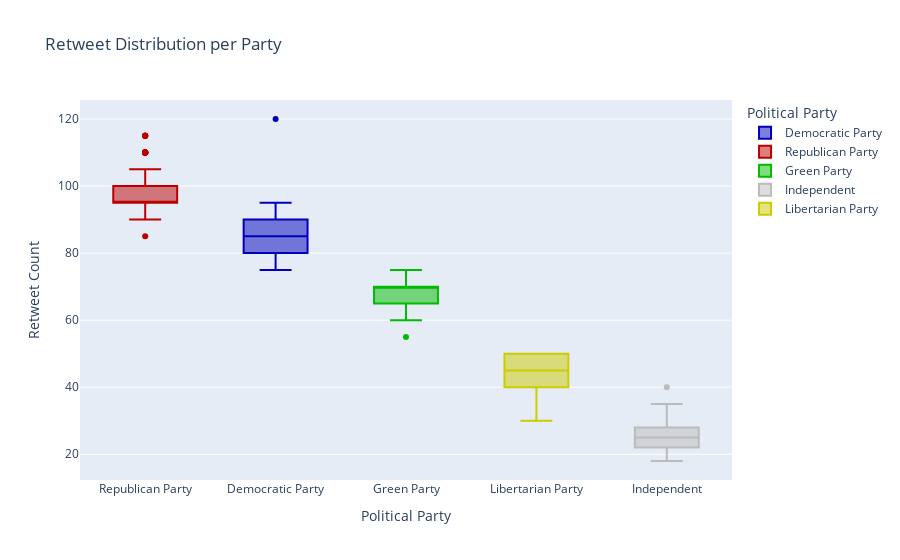

Notebook code cell kept with this figure:
### Code cell
# Create the box plot directly from df_train
fig = px.box(
    df,
    x='party',
    y='retweets',
    color='party',
    title="Retweet Distribution per Party",
    labels={'party': 'Political Party', 'retweets': 'Retweet Count'},
    color_discrete_map=party_colors
)

fig.update_layout(
    xaxis=dict(categoryorder='array', categoryarray=df_train.groupby('party')['retweets'].mean().sort_values(ascending=False).index)
)

fig.show()

### Figure 1 — Plotly figure (JSON) as saved in the notebook; plotly's stock layout.template omitted (floating-point values rounded to 4 significant figures)
{"data": [{"alignmentgroup": "True", "hovertemplate": "Political Party=%{x}<br>Retweet Count=%{y}<extra></extra>", "legendgroup": "Democratic Party", "marker": {"color": "#0000BB"}, "name": "Democratic Party", "notched": false, "offsetgroup": "Democratic Party", "orientation": "v", "showlegend": true, "type": "box", "x": ["Democratic Party", "Democratic Party", "Democratic Party", "Democratic Party", "Democratic Party", "Democratic Party", "Democratic Party", "Democratic Party", "Democratic Party", "Democratic Party", "Democratic Party", "Democratic Party", "Democratic Party", "Democratic Party", "Democratic Party", "Democratic Party", "Democratic Party", "Democratic Party", "Democratic Party", "Democratic Party", "Democratic Party", "Democratic Party", "Democratic Party", "Democratic Party", "Democratic Party", "Democratic Party", "Democratic Party", "Democratic Party", "Democratic Party", "Democratic Party", "Democratic Party", "Democratic Party", "Democratic Party", "Democratic Party", "Democratic Party", "Democratic Party", "Democratic Party", "Democratic Party", "Democratic Party", "Democratic Party", "Democratic Party", "Democratic Party", "Democratic Party", "Democratic Party", "Democratic Party", "Democratic Party", "Democratic Party", "Democratic Party", "Democratic Party", "Democratic Party", "Democratic Party", "Democratic Party", "Democratic Party", "Democratic Party", "Democratic Party", "Democratic Party", "Democratic Party", "Democratic Party", "Democratic Party", "Democratic Party", "Democratic Party", "Democratic Party", "Democratic Party", "Democratic Party", "Democratic Party", "Democratic Party", "Democratic Party", "Democratic Party", "Democratic Party", "Democratic Party", "Democratic Party", "Democratic Party", "Democratic Party", "Democratic Party", "Democratic Party", "Democratic Party", "Democratic Party", "Democratic Party", "Democratic Party", "Democratic Party", "Democratic Party", "Democratic Party", "Democratic Party", "Democratic Party", "Democratic Party", "Democratic Party", "Democratic Party", "Democratic Party", "Democratic Party", "Democratic Party", "Democratic Party", "Democratic Party", "Democratic Party", "Democratic Party", "Democratic Party", "Democratic Party", "Democratic Party", "Democratic Party", "Democratic Party", "Democratic Party", "Democratic Party", "Democratic Party", "Democratic Party", "Democratic Party", "Democratic Party", "Democratic Party", "Democratic Party", "Democratic Party", "Democratic Party", "Democratic Party", "Democratic Party", "Democratic Party", "Democratic Party", "Democratic Party", "Democratic Party", "Democratic Party", "Democratic Party", "Democratic Party", "Democratic Party", "Democratic Party"], "x0": " ", "xaxis": "x", "y": [120, 95, 80, 90, 85, 75, 80, 95, 85, 90, 80, 85, 95, 85, 90, 80, 80, 95, 85, 90, 85, 90, 80, 85, 85, 75, 80, 95, 85, 90, 80, 85, 95, 85, 90, 80, 80, 95, 85, 90, 85, 90, 85, 85, 85, 75, 80, 95, 85, 90, 80, 85, 95, 85, 90, 80, 80, 95, 85, 90, 80, 95, 85, 90, 80, 85, 95, 85, 90, 80, 85, 95, 85, 90, 80, 85, 95, 85, 90, 80, 85, 90, 75, 80, 95, 85, 90, 80, 85, 95, 85, 90, 80, 85, 95, 85, 90, 80, 85, 95, 85, 90, 75, 80, 95, 85, 90, 80, 85, 95, 85, 90, 75, 80, 95, 85, 90, 80, 85, 95], "y0": " ", "yaxis": "y"}, {"alignmentgroup": "True", "hovertemplate": "Political Party=%{x}<br>Retweet Count=%{y}<extra></extra>", "legendgroup": "Republican Party", "marker": {"color": "#BB0000"}, "name": "Republican Party", "notched": false, "offsetgroup": "Republican Party", "orientation": "v", "showlegend": true, "type": "box", "x": ["Republican Party", "Republican Party", "Republican Party", "Republican Party", "Republican Party", "Republican Party", "Republican Party", "Republican Party", "Republican Party", "Republican Party", "Republican Party", "Republican Party", "Republican Party", "Republican Party", "Republican Party", "Republican Party", "Republican Party", "Republican Party", "Republican Party", "Republican Party", "Republican Party", "Republican Party", "Republican Party", "Republican Party", "Republican Party", "Republican Party", "Republican Party", "Republican Party", "Republican Party", "Republican Party", "Republican Party", "Republican Party", "Republican Party", "Republican Party", "Republican Party", "Republican Party", "Republican Party", "Republican Party", "Republican Party", "Republican Party", "Republican Party", "Republican Party", "Republican Party", "Republican Party", "Republican Party", "Republican Party", "Republican Party", "Republican Party", "Republican Party", "Republican Party", "Republican Party", "Republican Party", "Republican Party", "Republican Party", "Republican Party", "Republican Party", "Republican Party", "Republican Party", "Republican Party", "Republican Party", "Republican Party", "Republican Party", "Republican Party", "Republican Party", "Republican Party", "Republican Party", "Republican Party", "Republican Party", "Republican Party", "Republican Party", "Republican Party", "Republican Party", "Republican Party", "Republican Party", "Republican Party", "Republican Party", "Republican Party", "Republican Party", "Republican Party", "Republican Party", "Republican Party", "Republican Party", "Republican Party", "Republican Party", "Republican Party", "Republican Party", "Republican Party", "Republican Party", "Republican Party", "Republican Party", "Republican Party", "Republican Party", "Republican Party", "Republican Party", "Republican Party", "Republican Party", "Republican Party", "Republican Party", "Republican Party", "Republican Party", "Republican Party", "Republican Party", "Republican Party", "Republican Party", "Republican Party", "Republican Party", "Republican Party", "Republican Party", "Republican Party", "Republican Party", "Republican Party", "Republican Party", "Republican Party", "Republican Party", "Republican Party", "Republican Party", "Republican Party", "Republican Party", "Republican Party", "Republican Party"], "x0": " ", "xaxis": "x", "y": [85, 110, 95, 100, 105, 115, 90, 100, 110, 95, 90, 95, 100, 110, 95, 90, 90, 100, 110, 95, 95, 100, 90, 100, 105, 115, 90, 100, 110, 95, 90, 95, 100, 110, 95, 90, 90, 100, 110, 95, 95, 100, 90, 100, 105, 115, 90, 100, 110, 95, 90, 95, 100, 110, 95, 90, 90, 100, 110, 95, 90, 100, 110, 95, 90, 95, 100, 110, 95, 90, 95, 100, 110, 95, 90, 95, 100, 110, 95, 90, 100, 95, 115, 90, 100, 110, 95, 90, 95, 100, 110, 95, 90, 95, 100, 110, 95, 90, 95, 100, 100, 95, 115, 90, 100, 110, 95, 90, 95, 100, 100, 95, 115, 90, 100, 110, 95, 90, 95, 100], "y0": " ", "yaxis": "y"}, {"alignmentgroup": "True", "hovertemplate": "Political Party=%{x}<br>Retweet Count=%{y}<extra></extra>", "legendgroup": "Green Party", "marker": {"color": "#00BB00"}, "name": "Green Party", "notched": false, "offsetgroup": "Green Party", "orientation": "v", "showlegend": true, "type": "box", "x": ["Green Party", "Green Party", "Green Party", "Green Party", "Green Party", "Green Party", "Green Party", "Green Party", "Green Party", "Green Party", "Green Party", "Green Party", "Green Party", "Green Party", "Green Party", "Green Party", "Green Party", "Green Party", "Green Party", "Green Party", "Green Party", "Green Party", "Green Party", "Green Party", "Green Party", "Green Party", "Green Party", "Green Party", "Green Party", "Green Party", "Green Party", "Green Party", "Green Party", "Green Party", "Green Party", "Green Party", "Green Party", "Green Party", "Green Party", "Green Party", "Green Party", "Green Party", "Green Party", "Green Party", "Green Party", "Green Party", "Green Party", "Green Party", "Green Party", "Green Party", "Green Party", "Green Party", "Green Party", "Green Party", "Green Party", "Green Party", "Green Party", "Green Party", "Green Party", "Green Party", "Green Party", "Green Party", "Green Party", "Green Party", "Green Party", "Green Party", "Green Party", "Green Party", "Green Party", "Green Party", "Green Party", "Green Party", "Green Party", "Green Party", "Green Party", "Green Party", "Green Party", "Green Party", "Green Party", "Green Party", "Green Party", "Green Party", "Green Party", "Green Party", "Green Party", "Green Party", "Green Party", "Green Party", "Green Party", "Green Party", "Green Party", "Green Party", "Green Party", "Green Party", "Green Party", "Green Party", "Green Party", "Green Party", "Green Party", "Green Party", "Green Party", "Green Party", "Green Party", "Green Party", "Green Party", "Green Party", "Green Party", "Green Party", "Green Party", "Green Party", "Green Party", "Green Party", "Green Party", "Green Party", "Green Party", "Green Party", "Green Party", "Green Party", "Green Party", "Green Party"], "x0": " ", "xaxis": "x", "y": [60, 70, 65, 55, 60, 70, 65, 75, 60, 70, 65, 70, 75, 60, 70, 65, 65, 75, 60, 70, 70, 75, 65, 60, 60, 70, 65, 75, 60, 70, 65, 70, 75, 60, 70, 65, 65, 75, 60, 70, 70, 75, 65, 60, 60, 70, 65, 75, 60, 70, 65, 70, 75, 60, 70, 65, 65, 75, 60, 70, 65, 75, 60, 70, 65, 70, 75, 60, 70, 65, 70, 75, 60, 70, 65, 70, 75, 60, 70, 65, 60, 65, 70, 65, 75, 60, 70, 65, 70, 75, 60, 70, 65, 70, 75, 60, 70, 65, 70, 75, 60, 65, 70, 65, 75, 60, 70, 65, 70, 75, 60, 65, 70, 65, 75, 60, 70, 65, 70, 75], "y0": " ", "yaxis": "y"}, {"alignmentgroup": "True", "hovertemplate": "Political Party=%{x}<br>Retweet Count=%{y}<extra></extra>", "legendgroup": "Independent", "marker": {"color": "#BBBBBB"}, "name": "Independent", "notched": false, "offsetgroup": "Independent", "orientation": "v", "showlegend": true, "type": "box", "x": ["Independent", "Independent", "Independent", "Independent", "Independent", "Independent", "Independent", "Independent", "Independent", "Independent", "Independent", "Independent", "Independent", "Independent", "Independent", "Independent", "Independent", "Independent", "Independent", "Independent", "Independent", "Independent", "Independent", "Independent", "Independent", "Independent", "Independent", "Independent", "Independent", "Independent", "Independent", "Independent", "Independent", "Independent", "Independent", "Independent", "Independent", "Independent", "Independent", "Independent", "Independent", "Independent", "Independent", "Independent", "Independent", "Independent", "Independent", "Independent", "Independent", "Independent", "Independent", "Independent", "Independent", "Independent", "Independent", "Independent", "Independent", "Independent", "Independent", "Independent", "Independent", "Independent", "Independent", "Independent", "Independent", "Independent", "Independent", "Independent", "Independent", "Independent", "Independent", "Independent", "Independent", "Independent", "Independent", "Independent", "Independent", "Independent", "Independent", "Independent", "Independent", "Independent", "Independent", "Independent", "Independent", "Independent", "Independent", "Independent", "Independent", "Independent", "Independent", "Independent", "Independent", "Independent", "Independent", "Independent", "Independent", "Independent", "Independent", "Independent", "Independent", "Independent", "Independent", "Independent", "Independent", "Independent", "Independent", "Independent", "Independent", "Independent", "Independent", "Independent", "Independent", "Independent", "Independent", "Independent", "Independent", "Independent", "Independent", "Independent"], "x0": " ", "xaxis": "x", "y": [40, 25, 35, 30, 20, 28, 22, 18, 25, 30, 28, 22, 18, 25, 30, 28, 22, 18, 25, 30, 30, 25, 22, 28, 20, 28, 22, 18, 25, 30, 28, 22, 18, 25, 30, 28, 22, 18, 25, 30, 30, 25, 22, 28, 20, 28, 22, 18, 25, 30, 28, 22, 18, 25, 30, 28, 22, 18, 25, 30, 22, 18, 25, 30, 28, 22, 18, 25, 30, 28, 22, 18, 25, 30, 28, 22, 18, 25, 30, 28, 30, 22, 28, 22, 18, 25, 30, 28, 22, 18, 25, 30, 28, 22, 18, 25, 30, 28, 22, 18, 30, 22, 28, 22, 18, 25, 30, 28, 22, 18, 30, 22, 28, 22, 18, 25, 30, 28, 22, 18], "y0": " ", "yaxis": "y"}, {"alignmentgroup": "True", "hovertemplate": "Political Party=%{x}<br>Retweet Count=%{y}<extra></extra>", "legendgroup": "Libertarian Party", "marker": {"color": "#CCCC00"}, "name": "Libertarian Party", "notched": false, "offsetgroup": "Libertarian Party", "orientation": "v", "showlegend": true, "type": "box", "x": ["Libertarian Party", "Libertarian Party", "Libertarian Party", "Libertarian Party", "Libertarian Party", "Libertarian Party", "Libertarian Party", "Libertarian Party", "Libertarian Party", "Libertarian Party", "Libertarian Party", "Libertarian Party", "Libertarian Party", "Libertarian Party", "Libertarian Party", "Libertarian Party", "Libertarian Party", "Libertarian Party", "Libertarian Party", "Libertarian Party", "Libertarian Party", "Libertarian Party", "Libertarian Party", "Libertarian Party", "Libertarian Party", "Libertarian Party", "Libertarian Party", "Libertarian Party", "Libertarian Party", "Libertarian Party", "Libertarian Party", "Libertarian Party", "Libertarian Party", "Libertarian Party", "Libertarian Party", "Libertarian Party", "Libertarian Party", "Libertarian Party", "Libertarian Party", "Libertarian Party", "Libertarian Party", "Libertarian Party", "Libertarian Party", "Libertarian Party", "Libertarian Party", "Libertarian Party", "Libertarian Party", "Libertarian Party", "Libertarian Party", "Libertarian Party", "Libertarian Party", "Libertarian Party", "Libertarian Party", "Libertarian Party", "Libertarian Party", "Libertarian Party", "Libertarian Party", "Libertarian Party", "Libertarian Party", "Libertarian Party", "Libertarian Party", "Libertarian Party", "Libertarian Party", "Libertarian Party", "Libertarian Party", "Libertarian Party", "Libertarian Party", "Libertarian Party", "Libertarian Party", "Libertarian Party", "Libertarian Party", "Libertarian Party", "Libertarian Party", "Libertarian Party", "Libertarian Party", "Libertarian Party", "Libertarian Party", "Libertarian Party", "Libertarian Party", "Libertarian Party", "Libertarian Party", "Libertarian Party", "Libertarian Party", "Libertarian Party", "Libertarian Party", "Libertarian Party", "Libertarian Party", "Libertarian Party", "Libertarian Party", "Libertarian Party", "Libertarian Party", "Libertarian Party", "Libertarian Party", "Libertarian Party", "Libertarian Party", "Libertarian Party", "Libertarian Party", "Libertarian Party", "Libertarian Party", "Libertarian Party", "Libertarian Party", "Libertarian Party", "Libertarian Party", "Libertarian Party", "Libertarian Party", "Libertarian Party", "Libertarian Party", "Libertarian Party", "Libertarian Party", "Libertarian Party", "Libertarian Party", "Libertarian Party", "Libertarian Party", "Libertarian Party", "Libertarian Party", "Libertarian Party", "Libertarian Party", "Libertarian Party", "Libertarian Party", "Libertarian Party"], "x0": " ", "xaxis": "x", "y": [30, 50, 45, 40, 35, 50, 45, 40, 35, 50, 50, 45, 40, 35, 50, 50, 45, 40, 35, 50, 50, 45, 40, 50, 35, 50, 45, 40, 35, 50, 50, 45, 40, 35, 50, 50, 45, 40, 35, 50, 50, 45, 40, 50, 35, 50, 45, 40, 35, 50, 50, 45, 40, 35, 50, 50, 45, 40, 35, 50, 45, 40, 35, 50, 50, 45, 40, 35, 50, 50, 45, 40, 35, 50, 50, 45, 40, 35, 50, 50, 50, 45, 50, 45, 40, 35, 50, 50, 45, 40, 35, 50, 50, 45, 40, 35, 50, 50, 45, 40, 50, 45, 50, 45, 40, 35, 50, 50, 45, 40, 50, 45, 50, 45, 40, 35, 50, 50, 45, 40], "y0": " ", "yaxis": "y"}], "layout": {"boxmode": "overlay", "legend": {"title": {"text": "Political Party"}, "tracegroupgap": 0}, "title": {"text": "Retweet Distribution per Party"}, "xaxis": {"anchor": "y", "categoryarray": ["Republican Party", "Democratic Party", "Green Party", "Libertarian Party", "Independent"], "categoryorder": "array", "domain": [0, 1], "title": {"text": "Political Party"}}, "yaxis": {"anchor": "x", "domain": [0, 1], "title": {"text": "Retweet Count"}}}}
